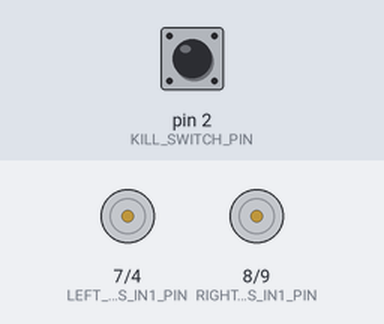
The sketch below on a simulated Arduino Uno, built with avr-gcc and run on an emulated ATmega328P. On the bench: motor-driver pin pairs drawn as motors (green arrow = first pin HIGH = forward, orange = second pin HIGH = backward, longer = more drive, scaled by the enable pin). The inputs (shaded band) are chosen by the test bench; at power-on: pin 2 (KILL_SWITCH_PIN) HIGH. What the sketch prints to the serial monitor is not drawn.

Above: at 0.1 s.
Timing chart, 0 to 71.5 s (numbered marks = the images above):
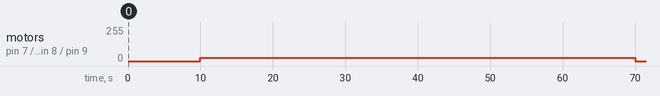

Measured:
- by itself, motor on pin 7 (LEFT_MOTORS_IN1_PIN) / pin 4 (LEFT_MOTORS_IN2_PIN), motor on pin 8 (RIGHT_MOTORS_IN1_PIN) / pin 9 (RIGHT_MOTORS_IN2_PIN): stopped → forward 25/255 at 10.0 s, → stopped 60.0 s later

The sketch:

M02_Forward_Locomotion.ino
```cpp
/*
  Milestone 2: Forward Locomotion
  Board: Arduino UNO R4 WiFi. Serial Monitor: 9600 baud.
  Open only this sketch in its same-named folder. See README.md in the ZIP.
  Kill: D2 -> GND, INPUT_PULLUP; active-LOW power relay on D0.
  Boot waits 10 s. Press once to kill; double press within 1 s to restart
  after 60 s; third press changes that wait to 2 s. Full demo restarts.
*/
#include <Arduino.h>
#if !defined(ARDUINO_UNOR4_WIFI)
#error "Select Arduino UNO R4 WiFi. This pin map and interrupt require that board."
#endif

constexpr unsigned long STARTUP_DELAY_MS = 10000UL;
constexpr uint8_t KILL_SWITCH_PIN = 2;  // UNO R4 external interrupt pin
constexpr uint8_t POWER_RELAY_PIN = 0;
constexpr uint8_t RELAY_ON = LOW;
constexpr uint8_t RELAY_OFF = HIGH;
constexpr unsigned long DOUBLE_PRESS_MS = 1000UL;
constexpr unsigned long REPOSITION_MS = 60000UL;
constexpr unsigned long EARLY_START_MS = 2000UL;
constexpr uint8_t LEFT_MOTORS_PWM_PIN = 5;
constexpr uint8_t LEFT_MOTORS_IN1_PIN = 7;
constexpr uint8_t LEFT_MOTORS_IN2_PIN = 4;
constexpr uint8_t RIGHT_MOTORS_PWM_PIN = 6;
constexpr uint8_t RIGHT_MOTORS_IN1_PIN = 8;
constexpr uint8_t RIGHT_MOTORS_IN2_PIN = 9;
constexpr int DRIVE_SPEED = 25;
constexpr int TURN_SPEED = 25;
constexpr uint8_t FAN_PIN = 1;
// Tune on the actual floor, under full load; kill at the 3.4 m mark.
constexpr unsigned long FORWARD_RUN_MS = 60000UL;
static_assert(FORWARD_RUN_MS < 180000UL, "M2 must finish in under three minutes.");

// Explicit declarations also allow direct C++ compilation of this .ino.
void stopMoving();
void turnFanOff();
void setMotors(int leftSpeed, int rightSpeed);
bool runDemo();

// Latest uploaded kill-switch behavior.

constexpr unsigned long DEBOUNCE_MS = 50UL;

enum class SafetyState : uint8_t {
    STARTUP,       // Initial 10-second power-on delay
    RUNNING,       // Normal mission is allowed to use motors and fan
    WAIT_SECOND,   // Killed; waiting up to 1 second for a second press
    OFF,           // Remain killed until a new double press
    REPOSITION,    // 60 seconds, or 2 seconds after the third press
    READY,         // Timer expired; awaiting a valid vision position
    ERROR          // Invalid marker or vision initialization failure
};

volatile SafetyState state = SafetyState::STARTUP;
volatile unsigned long firstPressTime = 0;
volatile unsigned long timerStart = 0;
volatile unsigned long timerLength = 0;
volatile unsigned long lastPressTime = 0;
volatile bool havePressed = false;
volatile bool thirdPressed = false;

// A falling edge is a press because the button uses INPUT_PULLUP.
// Cut power here, not in loop(), so long driving loops can be interrupted.
void onButtonPress() {
    const unsigned long now = millis();

    if (havePressed && now - lastPressTime < DEBOUNCE_MS)
        return;

    havePressed = true;
    lastPressTime = now;

    if (state == SafetyState::ERROR) {
        digitalWrite(POWER_RELAY_PIN, RELAY_OFF);
        return;
    }

    if (state == SafetyState::WAIT_SECOND &&
        now - firstPressTime <= DOUBLE_PRESS_MS) {
        // Second press: prepare to restart, but do not move yet.
        state = SafetyState::REPOSITION;
        timerStart = now;
        timerLength = REPOSITION_MS;
        thirdPressed = false;
        return;
    }

    if (state == SafetyState::REPOSITION &&
        now - timerStart < timerLength && !thirdPressed) {
        // Third press: replace the 60-second timer with 2 seconds.
        thirdPressed = true;
        timerStart = now;
        timerLength = EARLY_START_MS;
        return;
    }

    // First press, late second press, fourth press, or any press while
    // running: kill actuator power immediately and start a new 1s window.
    digitalWrite(POWER_RELAY_PIN, RELAY_OFF);
    firstPressTime = now;
    state = SafetyState::WAIT_SECOND;
}

void setupSafety() {
    // Set the relay's OFF level before its pin becomes an output.
    digitalWrite(POWER_RELAY_PIN, RELAY_OFF);
    pinMode(POWER_RELAY_PIN, OUTPUT);
    pinMode(KILL_SWITCH_PIN, INPUT_PULLUP);

    timerStart = millis();
    timerLength = STARTUP_DELAY_MS;
    state = SafetyState::STARTUP;
    attachInterrupt(digitalPinToInterrupt(KILL_SWITCH_PIN), onButtonPress, FALLING);
}

void updateSafety() {
    noInterrupts();
    const unsigned long now = millis();
    if ((state == SafetyState::STARTUP || state == SafetyState::REPOSITION) &&
        now - timerStart >= timerLength) {
        state = SafetyState::READY;
    } else if (state == SafetyState::WAIT_SECOND && now - firstPressTime > DOUBLE_PRESS_MS) {
        state = SafetyState::OFF;
    }
    interrupts();
}

bool missionStartReady() {
    return state == SafetyState::READY;
}

void enableIdlePower() {
    // Main calls this ONLY after commanding motors and fan OFF. This is
    // intentionally not done in the interrupt: motor outputs may be stale
    // until an interrupted route has returned to loop().
    noInterrupts();
    if (state == SafetyState::REPOSITION || state == SafetyState::READY) {
        digitalWrite(POWER_RELAY_PIN, RELAY_ON);
    }
    interrupts();
}

void enableRobotPower() {
    noInterrupts();
    if (state == SafetyState::READY) {
        digitalWrite(POWER_RELAY_PIN, RELAY_ON);
        state = SafetyState::RUNNING;
    }
    interrupts();
}

bool robotEnabled() {
    return state == SafetyState::RUNNING;
}

void disableRobotPower() {
    noInterrupts();
    // Do not erase button presses that happened during the old route.
    if (state == SafetyState::RUNNING) {
        digitalWrite(POWER_RELAY_PIN, RELAY_OFF);
        state = SafetyState::OFF;
    }
    interrupts();
}

void inhibitRobotPower() {
    noInterrupts();
    digitalWrite(POWER_RELAY_PIN, RELAY_OFF);
    state = SafetyState::ERROR;
    interrupts();
}

// Original H-bridge polarity, PWM speeds, fan output, and motor/fan exclusion.
void setupActuators() {
    digitalWrite(FAN_PIN, LOW);
    pinMode(FAN_PIN, OUTPUT);
    pinMode(LEFT_MOTORS_PWM_PIN, OUTPUT);
    pinMode(LEFT_MOTORS_IN1_PIN, OUTPUT);
    pinMode(LEFT_MOTORS_IN2_PIN, OUTPUT);
    pinMode(RIGHT_MOTORS_PWM_PIN, OUTPUT);
    pinMode(RIGHT_MOTORS_IN1_PIN, OUTPUT);
    pinMode(RIGHT_MOTORS_IN2_PIN, OUTPUT);
    stopMoving();
}

void turnFanOff() { digitalWrite(FAN_PIN, LOW); }

void setMotors(int leftSpeed, int rightSpeed) {
    if (!robotEnabled()) leftSpeed = rightSpeed = 0;
    leftSpeed = constrain(leftSpeed, -255, 255);
    rightSpeed = constrain(rightSpeed, -255, 255);
    if (leftSpeed != 0 || rightSpeed != 0) turnFanOff();
    digitalWrite(LEFT_MOTORS_IN1_PIN, leftSpeed > 0 ? HIGH : LOW);
    digitalWrite(LEFT_MOTORS_IN2_PIN, leftSpeed < 0 ? HIGH : LOW);
    analogWrite(LEFT_MOTORS_PWM_PIN, abs(leftSpeed));
    digitalWrite(RIGHT_MOTORS_IN1_PIN, rightSpeed > 0 ? HIGH : LOW);
    digitalWrite(RIGHT_MOTORS_IN2_PIN, rightSpeed < 0 ? HIGH : LOW);
    analogWrite(RIGHT_MOTORS_PWM_PIN, abs(rightSpeed));
}

void stopMoving() { setMotors(0, 0); }

void turnFanOn() {
    stopMoving();
    if (robotEnabled()) digitalWrite(FAN_PIN, HIGH);
}

bool waitEnabled(unsigned long duration) {
    const unsigned long start = millis();
    while (robotEnabled() && millis() - start < duration) delay(5);
    return robotEnabled();
}

bool runDemo() {
    Serial.println("M2: forward only; press kill at the marked 3.4 m endpoint.");
    const unsigned long start = millis();
    setMotors(DRIVE_SPEED, DRIVE_SPEED);
    const bool finished = waitEnabled(FORWARD_RUN_MS);
    stopMoving();
    Serial.print("Forward elapsed ms: "); Serial.println(millis() - start);
    return finished;
}

void setup() {
    setupSafety(); // Relay OFF and button interrupt active before any other work.
    setupActuators();
    Serial.begin(9600);
}

void loop() {
    updateSafety();
    if (!robotEnabled()) {
        // Clear interrupted actuator commands BEFORE re-energizing the relay.
        stopMoving();
        turnFanOff();
        enableIdlePower();
    }
    if (!missionStartReady()) { delay(10); return; }
    enableRobotPower();
    if (!robotEnabled()) return;
    const bool success = runDemo();
    stopMoving();
    turnFanOff();
    const bool completedWithoutKill = robotEnabled();
    disableRobotPower(); // Preserve double/third presses received during the demo.
    if (completedWithoutKill)
        Serial.println(success ? "Demo complete. Double press to repeat." : "Demo stopped before completion.");
}
```
